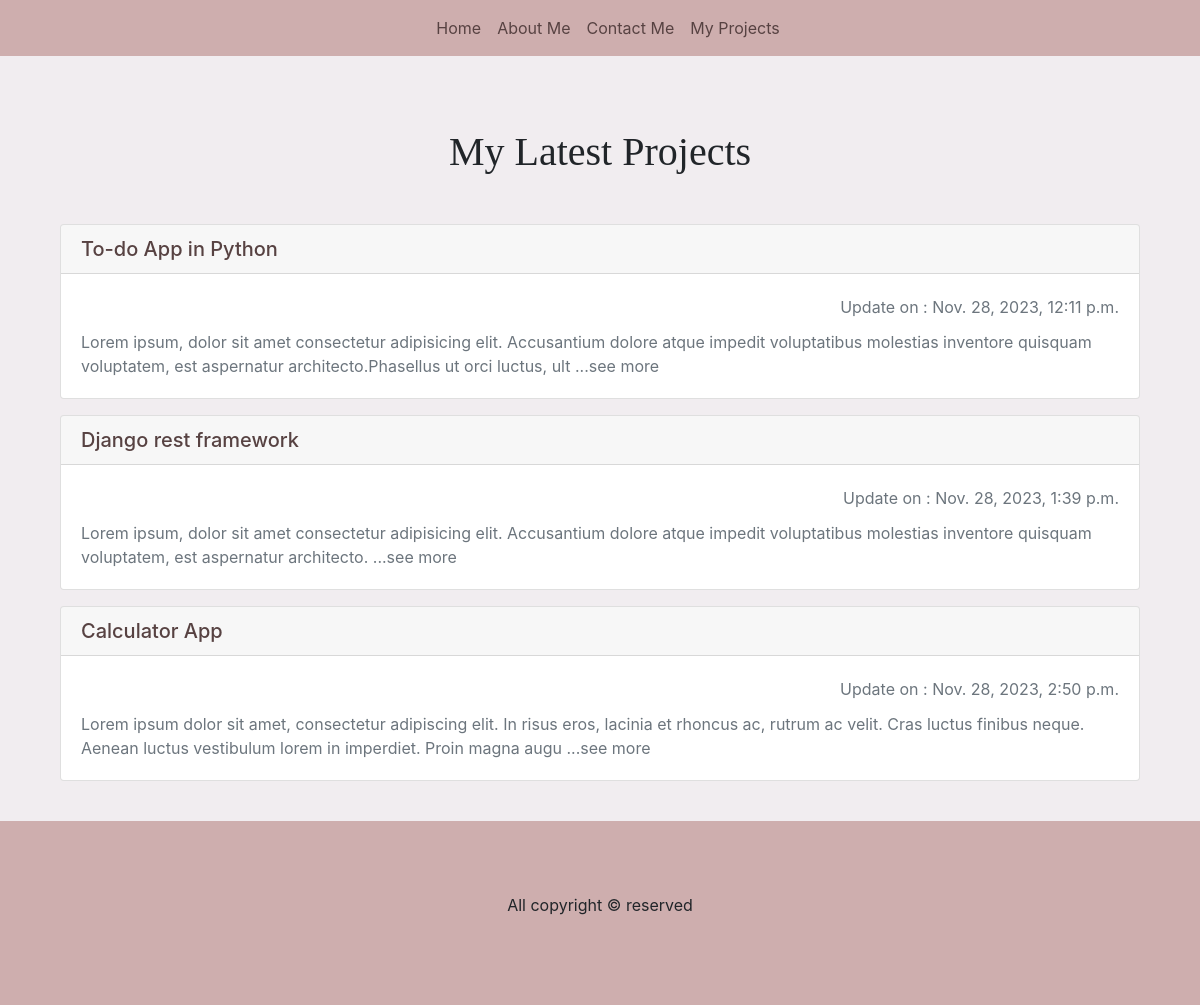
The page /category/ on the database its author committed.
### website/models.py (models this page shows, shortened)
class product(models.Model):
    name= models.CharField(max_length=50)
    description = models.TextField()
    Date = models.DateTimeField(auto_now_add=True)
    image = models.ImageField(upload_to= 'product_images',null=True, blank=True)

### website/views.py (the view)
# urls.py: path('category/', views.categoryView, name='category'),
def categoryView(request):
        category = product.objects.all().order_by('Date')
        return render(request, 'categories.html', {'category': category})

### template/categories.html
{% extends "base.html" %}
{% load static %}
{% block body %}
<div class="container py-4">
  <h1 class="text-center py-4 my-4" style="font-family: Georgia, 'Times New Roman', Times, serif;">My Latest Projects </h1>
<div class="col">
  {% for pic in category %}
  <div class="card mb-3" style="max-width: 100rem;">
    <a href="{% url 'product_detail' pic.id %}"style="color: rgb(87, 66, 66); "><h5 class="card-header " > {{ pic.name }}</h5></a>
    <div class="card-body text-secondary">
      <h5 class="card-title" style="text-align: right;"><small> Update on : {{ pic.Date }} </small></h5>
      <p class="card-text">{{ pic.description|slice:":200"|safe }} ...see more</p>
    </div>
</div>{% endfor %}
</div>
</div>
{% endblock body %}

### template/base.html (shortened to what this page needs)
<!doctype html>
<html lang="en">
  <head>
    <link rel="stylesheet" href="https://cdn.jsdelivr.net/npm/bootstrap@4.1.3/dist/css/bootstrap.min.css">
    <link rel="stylesheet" href="https://cdnjs.cloudflare.com/ajax/libs/font-awesome/6.4.2/css/all.min.css">
    <div style="background-color:rgb(241, 237, 240) " >
    <nav class="navbar navbar-expand-lg " style="background-color: rgb(206, 174, 174);" >
        <div class="collapse navbar-collapse" id="navbarNavDropdown">
          <ul class="navbar-nav m-auto">
            <li class="nav-item active">
              <a class="nav-link"  style="color: rgb(87, 66, 66);"  href="/">Home <span class="sr-only">(current)</span></a>
            </li>
            <li class="nav-item">
              <a class="nav-link" style="color: rgb(87, 66, 66);" href="#about">About Me</a>
          </li>
            <li class="nav-item">
              <a class="nav-link"   style="color: rgb(87, 66, 66);"  href="/contact">Contact Me</a>
            </li>
            <li class="nav-item">
              <a class="nav-link"   style="color: rgb(87, 66, 66);"  href="/category">My Projects</a>
            </li>
          </ul>
        </div>
      </nav>
  </head>
  <body>
    {% block body %}
    {% endblock %}
    <div class="container-fluid p-0  ">
      <footer class="py-5 text-center" style="background-color: rgb(206, 174, 174);">
        <div>
          <p class="py-4">All copyright &copy; reserved</p>
        </div>
   </footer>
  </div>
  </body>
</html>

### rows shown on the page
product: name "To-do App in Python", Date "Nov. 28, 2023, 12:11 p.m.", description "Lorem ipsum, dolor sit amet consectetur adipisicing elit. Accusantium dolore atque impedit voluptatibus molestias inventore quisquam voluptatem, est aspernatur architecto.Phasellus ut orci luctus, ult"
product: name "Django rest framework", Date "Nov. 28, 2023, 1:39 p.m.", description "Lorem ipsum, dolor sit amet consectetur adipisicing elit. Accusantium dolore atque impedit voluptatibus molestias inventore quisquam voluptatem, est aspernatur architecto."
product: name "Calculator App", Date "Nov. 28, 2023, 2:50 p.m.", description "Lorem ipsum dolor sit amet, consectetur adipiscing elit. In risus eros, lacinia et rhoncus ac, rutrum ac velit. Cras luctus finibus neque. Aenean luctus vestibulum lorem in imperdiet. Proin magna augu"
